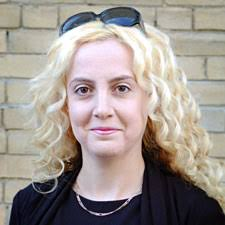
#> input picture python/open cv/veera2.jpg, 225 x 225 px
$ python corner.py   (older library calls are emulated)
#> lines starting #> are read from the running program, lines starting #| are printed output that depends on the picture
import cv2
import numpy as np

'''
filename = 'veera.jpg'
img = cv2.imread(filename)
gray = cv2.cvtColor(img,cv2.COLOR_BGR2GRAY)
gray = np.float32(gray)
dst = cv2.cornerHarris(gray,2,3,0.04)
#result is dilated for marking the corners, not important
dst = cv2.dilate(dst,None)
# Threshold for an optimal value, it may vary depending on the image.
img[dst>0.01*dst.max()]=[0,255,0]
cv2.imshow('dst',img)
if cv2.waitKey(0) & 0xff == 27:
    cv2.destroyAllWindows()

'''

img1 = cv2.imread('veera2.jpg',0) # queryImage
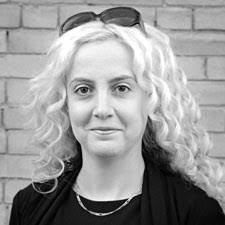
#> img1: shape (225, 225); min 0, max 255, mean 152.9
img2 = cv2.imread('test.jpg',0) # trainImage
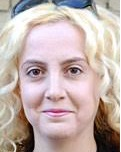
#> input picture python/open cv/test.jpg, 121 x 152 px
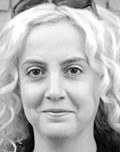
#> img2: shape (152, 121); min 0, max 255, mean 182.1
# Initiate SIFT detector
orb = cv2.ORB()
# find the keypoints and descriptors with SIFT
kp1, des1 = orb.detectAndCompute(img1,None)
#> kp1 = 423 keypoints; strongest (x, y, size): (35, 183, 31), (125, 86, 31), (128, 88, 31), (123, 86, 31)
kp2, des2 = orb.detectAndCompute(img2,None)
#> kp2 = 150 keypoints; strongest (x, y, size): (77, 68, 31), (80, 70, 31), (31, 73, 31), (75, 68, 31)

# create BFMatcher object
bf = cv2.BFMatcher(cv2.NORM_HAMMING, crossCheck=True)
# Match descriptors.
matches = bf.match(des1,des2)
#> matches = 96 matches
# Sort them in the order of their distance.
matches = sorted(matches, key = lambda x:x.distance)

# Draw first 10 matches.
#> (the run stopped early here; a loop or call above may not have finished)
